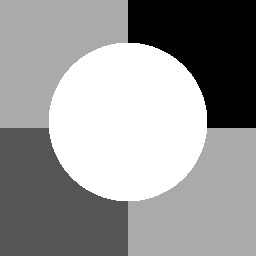
%> input picture data/sy2.bmp, 256 x 256 px
$ octave sy2.m   (GNU Octave 9; MATLAB toolbox functions it lacks are replaced by stand-ins)
%> lines starting %> are read from the running program, lines starting %| are printed output that depends on the picture; in (x1, y1, x2, y2) boxes, pixels count from 0 and x2, y2 are one past the last pixel; in counts of white or black regions, pixels touching at a corner belong together; the program's own positions count from 1
clear; clc;
close all;
% load('../data/assignmentSegmentBrain.mat');
%% performing analysis on sy1
input_image = imread('../data/sy2.bmp');
%> input_image is the input picture: size 256x256 uint8; min 0, max 255, mean 151.7
input_imagefr = input_image;
noise = 0.03;
%% creating input image and image mask
% input_image = rgb2gray(input_image);
input_image = cast(input_image,'double');
%> input_image: size 256x256 double
input_image=input_image./256;

imageMask=ones(size(input_image));

% [4 lines of commented-out code are left out]
[m, n] = size(input_image);
%> m = 256; n = 256

%% plotting initial image
figure();
imshow(input_image);
%% introducing noise
input_image_noisy=imnoise(input_image,'gaussian',noise).*imageMask;
input_image_noisyfr=imnoise(input_imagefr,'gaussian',0.03);
imshow(input_image_noisy);

%% modifying image for better k-means classification
% [4 lines of commented-out code are left out]

%% k-means initialization (repeat till we get -1 as a mean and with no warnings of non-convergence under 100 iterations)
[init_labels, init_means] = kmeans(reshape(input_image_noisy, [m*n, 1]), 4);
%> init_means = [0.0603; 0.966; 0.379; 0.685]

% [8 lines of commented-out code are left out]

init_labels = reshape(init_labels,[m,n]);
%> init_labels: size 256x256 double; 4 distinct labels, from 1 to 4

% plotting k-means image
k_means_img = zeros(m,n);
for k = 1:4
    k_means_img(init_labels == k) = init_means(k);
end
figure();
imshow(k_means_img);

%% changing data format to operate FCM, keeping binary labelling
means = [];
memberships = [];
for k=1:4
    if (init_means(k) ~= -1)
        mean = init_means(k);
        means = [means; mean];
        tmp = zeros(m, n);
        tmp(init_labels == k) = 1;
        memberships = cat(3, memberships, tmp);
    end
end
%> this loop made 4 passes
%> (mean, means) on passes 1 to 4: (0.0603, 0.0603), (0.966, [0.0603; 0.966]), (0.379, [0.0603; 0.966; 0.379]), (0.685, [0.0603; 0.966; 0.379; 0.685])
%> pass 1, `memberships = cat(3, memberships, tmp);`:
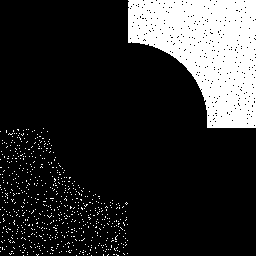
%> memberships: size 256x256 double; values 0 (black) and 1 (white), 17.6% white; 651 white regions (650 under 20 px), largest, box (x1, y1, x2, y2) and area: (128, 0, 256, 128) 10648
%> after the loop:
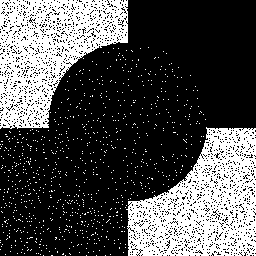
%> tmp: size 256x256 double; values 0 (black) and 1 (white), 31.3% white; 867 white regions (865 under 20 px), largest, box (x1, y1, x2, y2) and area: (126, 127, 256, 256) 10170, (0, 0, 128, 129) 9349
%% performing fcm
q = 2;
[img_fcm, means_fcm, memberships_fcm, obj_vals_fcm, n_iter_fcm] = fcm(input_image_noisy, q, means, imageMask, memberships);
%% plotting fcm images and obj_func vs iterations

for k = 1:4
    figure();
    imshow(img_fcm(:,:,k));
end
figure();
plot(obj_vals_fcm);

%% displaying accuracy of fcm
labelled_img_fcm = get_labelled_img(img_fcm, means_fcm);
mse_fcm = get_accuracy(input_image,labelled_img_fcm);
imshow(labelled_img_fcm);
display(mse_fcm);
%% performing fcm_s
q = 2;
alpha = 1;
[img_fcm_s, means_fcm_s, memberships_fcm_s, obj_vals_fcm_s, n_iter_fcm_s] = fcm_s(input_image_noisy, q, alpha, means, imageMask, memberships,3);
%% plotting fcm_s images and obj_func vs iterations

for k = 1:4
    figure();
    imshow(img_fcm_s(:,:,k));
end
figure();
plot(obj_vals_fcm_s);

%% displaying accuracy of fcm_s
labelled_img_fcm_s = get_labelled_img(img_fcm_s, means_fcm_s);
acc_fcm_s = get_accuracy(input_image,labelled_img_fcm_s);
imshow(labelled_img_fcm_s);
display(acc_fcm_s);
%% performing fcm_s1
q = 2;
alpha = 1;
[img_fcm_s1, means_fcm_s1, memberships_fcm_s1, obj_vals_fcm_s1, n_iter_fcm_s1] = fcm_s1(input_image_noisy, q, alpha, means, imageMask, memberships,3);
% [173 lines not run here, left out]
function wts = weights(n)
    x=n^2-1;
    wts=ones(n,n)*(1/x);
    t=(n+1)/2;
    wts(t,t)=0;
end
function objfunc = get_objfunc_fcm(img, img_mask, q, means, memberships)
%> called with q = 2, means = [0.0603; 0.966; 0.379; 0.685]
    objfunc = 0;
    for k = 1:length(means)
        mean = means(k);
        membership = memberships(:,:,k);
%         XX=mean.*img_mask;
        %disp(((img - mean.*img_mask).^2));
        objfunc = objfunc + sum(sum((membership.^q).*((img.*img_mask - mean.*img_mask).^2)));
    end
%> this loop made 4 passes
%> (mean, objfunc) on passes 1 to 4: (0.0603, 51.47), (0.966, 107.9), (0.379, 193.3), (0.685, 309.6)
end

function means = get_means_fcm(img, img_mask, q, means, memberships)
    for k = 1:length(means)
        membership = memberships(:,:,k);
        mean = sum(sum((membership.^q).*(img.*img_mask)))/sum(sum(membership.^q));
        means(k) = mean;
    end
end

function memberships = get_memberships_fcm(img, img_mask, q, means, memberships)
    for k = 1:length(means)
        mean = means(k);
        d = ((img) - (mean)).^2;
        membership = (1./d).^(1/(q-1));
        membership(img_mask==0) = 0;
        memberships(:,:,k) = membership;
    end
    for i = 1:size(img,1)
        for j = 1:size(img,2)
            %if(img_mask(i,j)==1)
            memberships(i,j,:) = memberships(i,j,:)/sum(memberships(i,j,:));
            %end
        end
    end
end

function [img, means, memberships, obj_vals, n_iter] = fcm(input_image, q, means, imageMask, memberships)
    prev_objfunc = get_objfunc_fcm(input_image, imageMask, q, means, memberships);
%> prev_objfunc = 309.6
    n_iter = 0;
    obj_vals = [];
    obj_vals = [obj_vals prev_objfunc];
%> obj_vals = 309.6

    while(true)
        n_iter = n_iter + 1;
        means = get_means_fcm(input_image, imageMask, q, means, memberships);
        memberships = get_memberships_fcm(input_image, imageMask, q, means, memberships);
        memberships(isnan(memberships))=0;
        curr_objfunc = get_objfunc_fcm(input_image, imageMask, q, means, memberships);
        obj_vals = [obj_vals curr_objfunc];

        if abs(curr_objfunc - prev_objfunc) < 0.00001 || n_iter >= 100
            break;
        end
        prev_objfunc = curr_objfunc;
    end
%> this loop made 9 passes
%> (means, curr_objfunc, obj_vals, prev_objfunc) on passes 1 to 6: ([0.0603; 0.966; 0.379; 0.685], 222.3, [309.6 222.3], 222.3), ([0.0531; 0.972; 0.379; 0.686], 220.9, [309.6 222.3 220.9], 220.9), ([0.0514; 0.973; 0.379; 0.687], 220.8, [309.6 222.3 220.9 220.8], 220.8), ([0.051; 0.973; 0.378; 0.687], 220.7, [309.6 222.3 220.9 220.8 220.7], 220.7), ([0.0508; 0.973; 0.378; 0.687], 220.7, [309.6 222.3 220.9 220.8 220.7 220.7], 220.7), ([0.0508; 0.973; 0.378; 0.688], 220.7, [309.6 222.3 220.9 220.8 220.7 220.7 220.7], 220.7)
%> (means, curr_objfunc) on pass 9: ([0.0507; 0.973; 0.378; 0.688], 220.7)
%> after the loop, n_iter = 9

    img = zeros(size(input_image,1),size(input_image,2),length(means));

    for i = 1:size(input_image,1)
        for j = 1:size(input_image,2)
            if imageMask(i,j)==1
                [~,max_ind] = max(memberships(i,j,:));
                img(i,j,max_ind) = 1;
            end
        end
    end
%> after the loop, max_ind = 4
%> `[img_fcm, means_fcm, memberships_fcm, obj_vals_fcm, n_iter_fcm] = fcm(..`: means_fcm = [0.0507; 0.973; 0.378; 0.688]; obj_vals_fcm = [309.6 222.3 220.9 220.8 220.7 220.7 220.7 220.7 220.7 220.7]; n_iter_fcm = 9
%> the loop in get_labelled_img, `for k = 1:length(means)` made 4 passes
%> mean on passes 1 to 4: 0.0507, 0.973, 0.378, 0.688
%> in get_accuracy, `acc = sum(sum((img1-img2).^2));`: acc = 591.3
%| mse_fcm = 591.34

end

function objfunc = get_objfunc_fcm_s(img, img_mask, q, alpha, means, memberships,wb,wbs)
    objfunc = 0;
    for k = 1:length(means)
        mean = means(k);
        membership = memberships(:,:,k);
        objfunc = objfunc + sum(sum((membership.^q).*((img.*img_mask - mean.*img_mask).^2)));
        vi=mean.*img_mask;
        dj=vi.^2+wbs-2*vi.*wb;

        objfunc = objfunc + ( alpha * sum(sum((membership.^q).*(dj))) );
        % [10 lines of commented-out code are left out]
    end
end

function means = get_means_fcm_s(img, img_mask, q, alpha, means, memberships,wb,wbs)
    for k = 1:length(means)
        membership = memberships(:,:,k);

        mean = sum(sum((membership.^q).*((img + (alpha).*wb).*img_mask)))/((1+alpha)*sum(sum(membership.^q)));
        % [9 lines of commented-out code are left out]
        means(k) = mean;
    end
end

function memberships = get_memberships_fcm_s(img, img_mask, q, alpha, means, memberships,wb,wbs)
    for k = 1:length(means)
        mean = means(k);
        d = (((img.*img_mask) - (mean.*img_mask)).^2);

        vi=mean.*img_mask;
        dj=vi.^2+wbs-2*vi.*wb;

        d = d + ( (alpha).*(dj) );

        % [10 lines of commented-out code are left out]
        membership = (1./d).^(1/(q-1));
        membership(img_mask==0) = 0;
        memberships(:,:,k) = membership;
    end
    for i = 1:size(img,1)
        for j = 1:size(img,2)
            if(img_mask(i,j)==1)
                memberships(i,j,:) = memberships(i,j,:)/sum(memberships(i,j,:));
            end
        end
    end
end

function [img, means, memberships, obj_vals, n_iter] = fcm_s(input_image, q, alpha, means, imageMask, memberships,n)
%> called with q = 2, alpha = 1, means = [0.0603; 0.966; 0.379; 0.685], n = 3
    wts=weights(n);
    wb=conv2(input_image,wts,'same');
    wbs=conv2(input_image.^2,wts,'same');
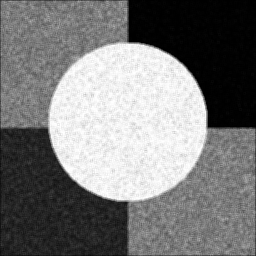
%> wbs: size 256x256 double; min 0, max 1, mean 0.482
    prev_objfunc =  get_objfunc_fcm_s(input_image, imageMask, q, alpha, means, memberships,wb,wbs);
%> the loop in get_objfunc_fcm_s, `for k = 1:length(means)` made 4 passes
%> (mean, objfunc) on passes 1 to 4: (0.0603, 250.6), (0.966, 616.2), (0.379, 1016.6), (0.685, 1527.2)
%> pass 1, in get_objfunc_fcm_s, `dj=vi.^2+wbs-2*vi.*wb;`:
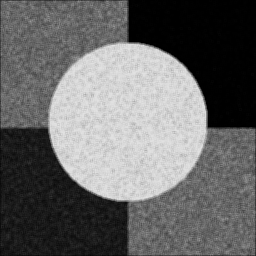
%> dj: size 256x256 double; min 0.000231, max 0.883, mean 0.412
%> prev_objfunc = 1527.2
    n_iter = 0;
    obj_vals = [];
    obj_vals = [obj_vals prev_objfunc];
%> obj_vals = 1527.2
    while(true)
        n_iter = n_iter + 1;
        means = get_means_fcm_s(input_image, imageMask, q, alpha, means, memberships,wb,wbs);
        memberships = get_memberships_fcm_s(input_image, imageMask, q, alpha, means, memberships,wb,wbs);

        curr_objfunc = get_objfunc_fcm_s(input_image, imageMask, q, alpha, means, memberships,wb,wbs);
        obj_vals = [obj_vals curr_objfunc];

        if abs(curr_objfunc - prev_objfunc) < 0.00001 || n_iter >= 100
            break;
        end
        prev_objfunc = curr_objfunc;
    end
%> this loop made 7 passes
%> (means, curr_objfunc, obj_vals, prev_objfunc) on passes 1 to 6: ([0.0732; 0.952; 0.384; 0.684], 817.8, [1527.2 817.8], 817.8), ([0.0611; 0.967; 0.374; 0.688], 803.3, [1527.2 817.8 803.3], 803.3), ([0.0593; 0.968; 0.371; 0.689], 802.9, [1527.2 817.8 803.3 802.9], 802.9), ([0.059; 0.968; 0.37; 0.689], 802.9, [1527.2 817.8 803.3 802.9 802.9], 802.9), ([0.0589; 0.968; 0.37; 0.689], 802.9, [1527.2 817.8 803.3 802.9 802.9 802.9], 802.9), ([0.0589; 0.968; 0.37; 0.689], 802.9, [1527.2 817.8 803.3 802.9 802.9 802.9 802.9], 802.9)
%> after the loop, n_iter = 7

    img = zeros(size(input_image,1),size(input_image,2),length(means));

    for i = 1:size(input_image,1)
        for j = 1:size(input_image,2)
            if imageMask(i,j)==1
                [~,max_ind] = max(memberships(i,j,:));
                img(i,j,max_ind) = 1;
            end
        end
    end
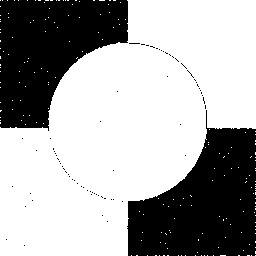
%> img: size 256x256x4 double; mean R, G, B, A 0.167, 0.301, 0.185, 0.347; transparent parts drawn white
%> after the loop, max_ind = 3
%> `[img_fcm_s, means_fcm_s, memberships_fcm_s, obj_vals_fcm_s, n_iter_fcm..`: means_fcm_s = [0.0589; 0.968; 0.37; 0.689]; obj_vals_fcm_s = [1527.2 817.8 803.3 802.9 802.9 802.9 802.9 802.9]; n_iter_fcm_s = 7
%> `plot(obj_vals_fcm_s);`:
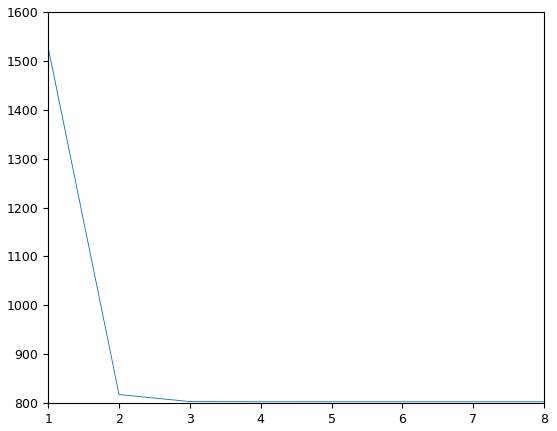
%> figure redrawn from the program's plot data
%> the loop in get_labelled_img (call 2), `for k = 1:length(means)` made 4 passes
%> mean on passes 1 to 4: 0.0589, 0.968, 0.37, 0.689
%> `acc_fcm_s = get_accuracy(input_image,labelled_img_fcm_s);`: acc_fcm_s = 142
%| acc_fcm_s = 141.99
end

function objfunc = get_objfunc_fcm_s1(img, img_mask, q, alpha, means, memberships,wb)
%> called with q = 2, alpha = 1, means = [0.0603; 0.966; 0.379; 0.685]
    objfunc = 0;
    for k = 1:length(means)
        mean = means(k);
        membership = memberships(:,:,k);
        objfunc = objfunc + sum(sum((membership.^q).*((img.*img_mask - mean.*img_mask).^2)));

        objfunc = objfunc + ( alpha * sum(sum((membership.^q).*((wb.*img_mask - mean.*img_mask).^2))) );
    end
%> this loop made 4 passes
%> (mean, objfunc) on passes 1 to 4: (0.0603, 162.8), (0.966, 418.9), (0.379, 692.1), (0.685, 964.1)
end

function means = get_means_fcm_s1(img, img_mask, q, alpha, means, memberships,wb)
    for k = 1:length(means)
        membership = memberships(:,:,k);
        mean = sum(sum((membership.^q).*((img + (alpha).*wb).*img_mask)))/((1+alpha)*sum(sum(membership.^q)));
        means(k) = mean;
    end
end

function memberships = get_memberships_fcm_s1(img, img_mask, q, alpha, means, memberships,wb)
    for k = 1:length(means)
        mean = means(k);
        d = (((img.*img_mask) - (mean.*img_mask)).^2);

        d = d + ( (alpha).*((wb.*img_mask - mean.*img_mask).^2) );
        membership = (1./d).^(1/(q-1));
        membership(img_mask==0) = 0;
        memberships(:,:,k) = membership;
    end
    for i = 1:size(img,1)
        for j = 1:size(img,2)
            if(img_mask(i,j)==1)
                memberships(i,j,:) = memberships(i,j,:)/sum(memberships(i,j,:));
            end
        end
    end
end

function [img, means, memberships, obj_vals, n_iter] = fcm_s1(input_image, q, alpha, means, imageMask, memberships,n)
    wts=weights(n);
    wb=conv2(input_image,wts,'same');
    prev_objfunc = get_objfunc_fcm_s1(input_image, imageMask, q, alpha, means, memberships,wb);
%> prev_objfunc = 964.1
    n_iter = 0;
    obj_vals = [];
    obj_vals = [obj_vals prev_objfunc];
%> obj_vals = 964.1
%> the run ends on the next line

    while(true)
        n_iter = n_iter + 1;

        means = get_means_fcm_s1(input_image, imageMask, q, alpha, means, memberships,wb);
        memberships = get_memberships_fcm_s1(input_image, imageMask, q, alpha, means, memberships,wb);

        curr_objfunc = get_objfunc_fcm_s1(input_image, imageMask, q, alpha, means, memberships,wb);
        obj_vals = [obj_vals curr_objfunc];

        if abs(curr_objfunc - prev_objfunc) < 0.00001 || n_iter >= 100
            break;
        end
        prev_objfunc = curr_objfunc;
    end

    img = zeros(size(input_image,1),size(input_image,2),length(means));

    for i = 1:size(input_image,1)
        for j = 1:size(input_image,2)
            if imageMask(i,j)==1
                [~,max_ind] = max(memberships(i,j,:));
                img(i,j,max_ind) = 1;
            end
        end
    end
end
% [9 lines of commented-out code are left out]
function img = get_labelled_img(input_image,means)
    img = zeros(size(input_image,1),size(input_image,2));

    for k = 1:length(means)
        inpt = input_image(:,:,k);
        mean = means(k);
        img = img + inpt.*mean;
    end
end
function acc = get_accuracy(img1, img2)
    acc = sum(sum((img1-img2).^2));
end
